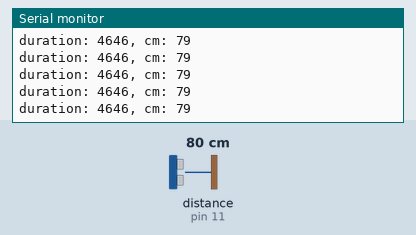
Recording of a sketch running on a simulated Arduino Uno, built with avr-gcc and run on an emulated ATmega328P. On the bench: the last lines printed to the serial monitor. Wiring (inferred from the names in the program): ultrasonic range finder: trigger pin 12; echo pin 11. Inputs (shaded band) come from the test bench; at power-on: distance to the obstacle (sensor on pin 11) 80 cm. The echo pulse lasts 58.3 µs per cm.

Above: at 1.3 s.
1.4 s: distance to the obstacle (sensor on pin 11) set to 35 cm
At 1.7 s:
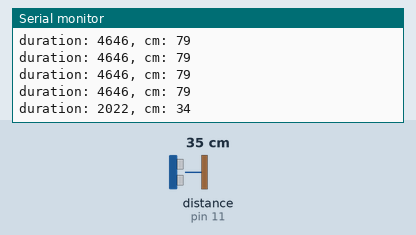
4.4 s: distance to the obstacle (sensor on pin 11) set to 2 cm
At 4.54 s:
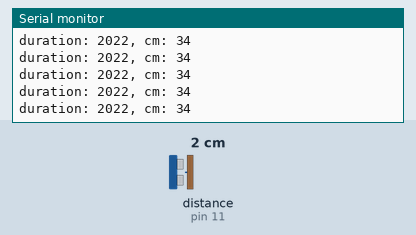
Timing chart, 0 to 7.4 s (numbered marks = the images above; inputs shaded):
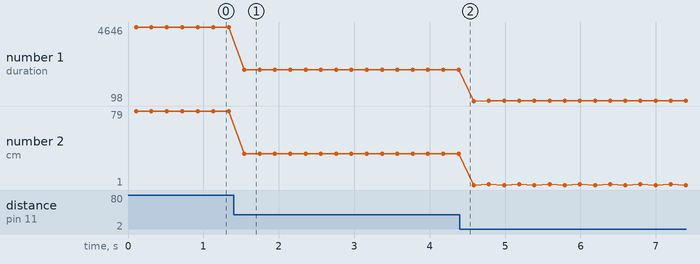

The sketch:

HC_SR04_1.ino
```cpp
const int TRIG_PIN = 12;
const int ECHO_PIN = 11;


void setup() {
  delay(100);
  Serial.begin(9600);
  pinMode(TRIG_PIN, OUTPUT);
  pinMode(ECHO_PIN, INPUT);
  Serial.println("Ready");

}

void loop() {

  digitalWrite(TRIG_PIN, HIGH);// 發送: 給 HIGH 持續 10s
  delayMicroseconds(10);// 持續 10s
  digitalWrite(TRIG_PIN, LOW);

  int duration = pulseIn(ECHO_PIN, HIGH);// pulseIn() :  讀取一個針腳的脈衝訊號
  //在攝氏0度下音速每一公分需要29.1ms(毫秒)
  int cm = (duration/2)/29.1;


  Serial.print("duration: ");
  Serial.print(duration);
  Serial.print(", cm: ");
  Serial.println(cm);
  delay(200);
}
```

Measured:
- after the input at 1.4 s, the serial monitor: prints a new line after 0.14 s (image 1)
- plotted number 1: 4646 → 2022 after the input at 1.4 s, 2022 → 118 after the input at 4.4 s
- plotted number 2: 79 → 34 after the input at 1.4 s, 34 → 2 after the input at 4.4 s
